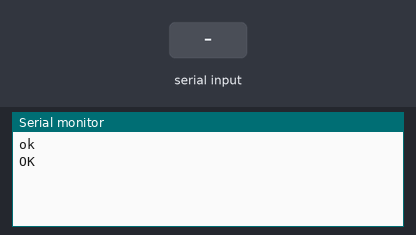
Bench run of a sketch on a simulated Arduino Uno, built with avr-gcc and run on an emulated ATmega328P. On the bench: the last lines printed to the serial monitor. Inputs (shaded band) come from the test bench. The modem accepts every AT command (registered, SIM ready, sends succeed) and sends nothing else.

Above: at 2.2 s.
2.3 s: "1" received over the second serial link
At 2.9 s:
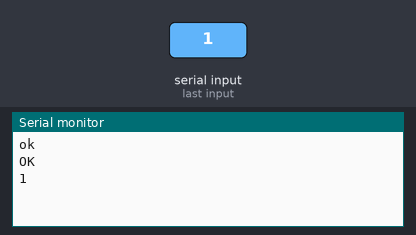
3.8 s: "0" received over the second serial link
At 5.2 s:
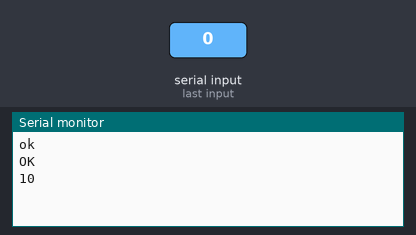

Measured:
- after the input at 2.3 s, the serial monitor: prints a new line at once (image 1)
- after the input at 3.8 s, the serial monitor: prints a new line at once (image 2)

The sketch:

esp8266.ino
```cpp
#include <SoftwareSerial.h>
SoftwareSerial MODULO(8, 7); // RX || TX // TX  || RX
void setup(){
  MODULO.begin(115200);
  Serial.begin(115200);
  MODULO.println("AT+CIOBAUD=9600");
  delay(1000);
  Serial.begin(9600);
  MODULO.begin(9600);
  Serial.println("ok");
}

void loop(){
  if (Serial.available() > 0){
    MODULO.write(Serial.read());
}
  if (MODULO.available() > 0) {
    Serial.write(MODULO.read());
}
}
```
